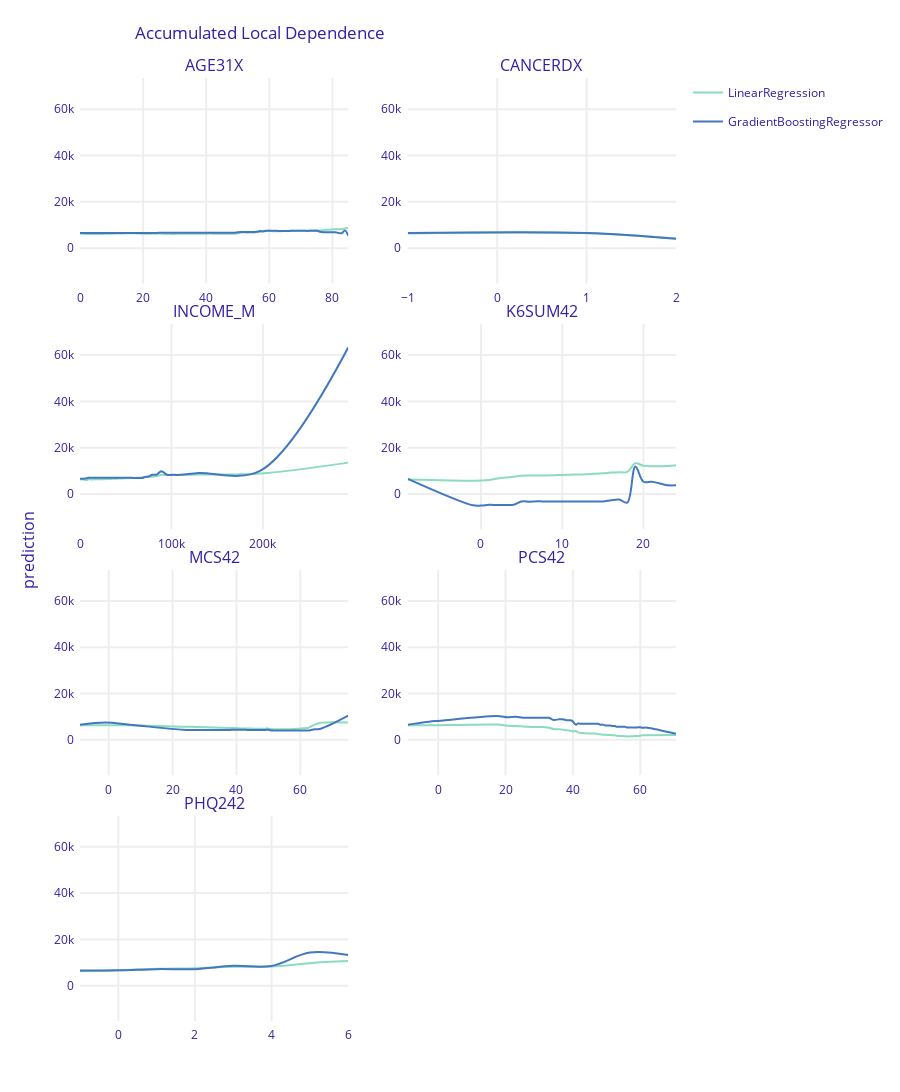

Notebook code cell kept with this figure:
### Markdown cell above
## 2.2 Accumulated Local Dependence

### Code cell
ale_rf = exp_rf.model_profile(type='accumulated', variables=selected_variables)
ale.plot(ale_gbr, title="Accumulated Local Dependence")
